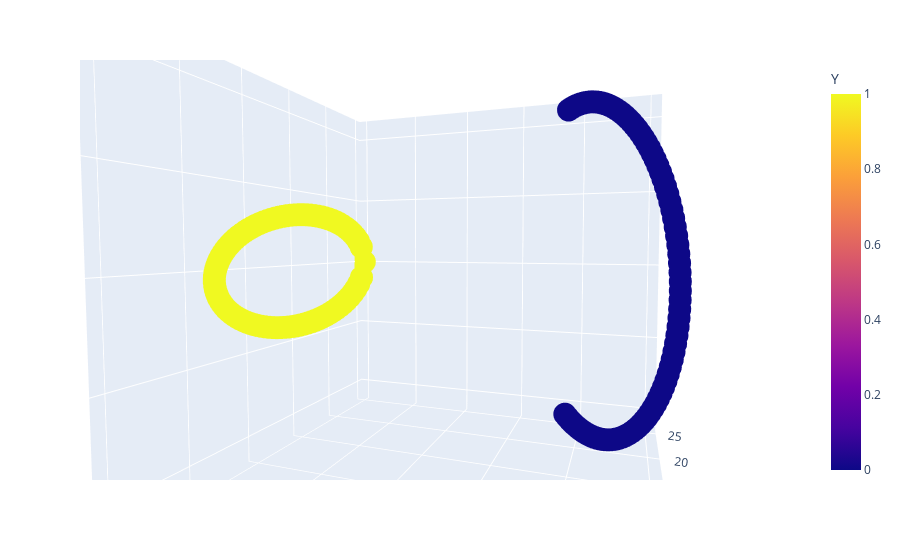

Write notebook code for a chart like this one.
### Code cell
fig = px.scatter_3d(df,x='X1_square',y='X2_square',z='X1*X2',color='Y')
fig.show()

### Figure 1 — Plotly figure (JSON) as saved in the notebook; plotly's stock layout.template omitted (floating-point values rounded to 4 significant figures; data arrays with more than 128 entries replaced by an {"elided": "..."} marker saying what was removed)
{"data": [{"hovertemplate": "X1_square=%{x}<br>X2_square=%{y}<br>X1*X2=%{z}<br>Y=%{marker.color}<extra></extra>", "legendgroup": "", "marker": {"color": {"elided": "400 int values"}, "coloraxis": "coloraxis", "symbol": "circle"}, "mode": "markers", "name": "", "scene": "scene", "showlegend": false, "type": "scatter3d", "x": {"elided": "400 float values"}, "y": {"elided": "400 float values"}, "z": {"elided": "400 float values"}}], "layout": {"autosize": true, "coloraxis": {"colorbar": {"title": {"text": "Y"}}, "colorscale": [[0, "#0d0887"], [0.1111, "#46039f"], [0.2222, "#7201a8"], [0.3333, "#9c179e"], [0.4444, "#bd3786"], [0.5556, "#d8576b"], [0.6667, "#ed7953"], [0.7778, "#fb9f3a"], [0.8889, "#fdca26"], [1, "#f0f921"]]}, "legend": {"tracegroupgap": 0}, "margin": {"t": 60}, "scene": {"aspectmode": "auto", "aspectratio": {"x": 1, "y": 1, "z": 1}, "camera": {"center": {"x": 0, "y": 0, "z": 0}, "eye": {"x": 0.41, "y": -1.133, "z": 0.06019}, "projection": {"type": "perspective"}, "up": {"x": -0.003692, "y": -0.001847, "z": 1.0}}, "domain": {"x": [0, 1], "y": [0, 1]}, "xaxis": {"title": {"text": "X1_square"}, "type": "linear"}, "yaxis": {"title": {"text": "X2_square"}, "type": "linear"}, "zaxis": {"title": {"text": "X1*X2"}, "type": "linear"}}}}
